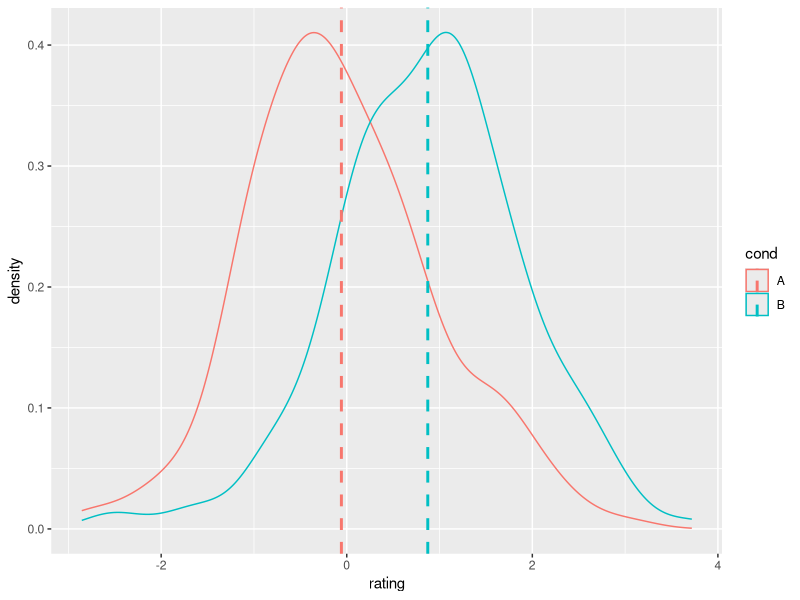

This chart was generated by the following R code:
## ---- chunk 1
set.seed(1234)
df <- data.frame(cond = factor( rep(c("A","B"), each=200) ), 
                   rating = c(rnorm(200),rnorm(200, mean=.8)))
library(plyr)
cdf <- ddply(df, "cond", summarise, rating.mean=mean(rating))

library(ggplot2)
# Density plots with means
ggplot(df, aes(x=rating, colour=cond)) + geom_density() +
    geom_vline(data=cdf, aes(xintercept=rating.mean,  colour=cond),
               linetype="dashed", size=1)
